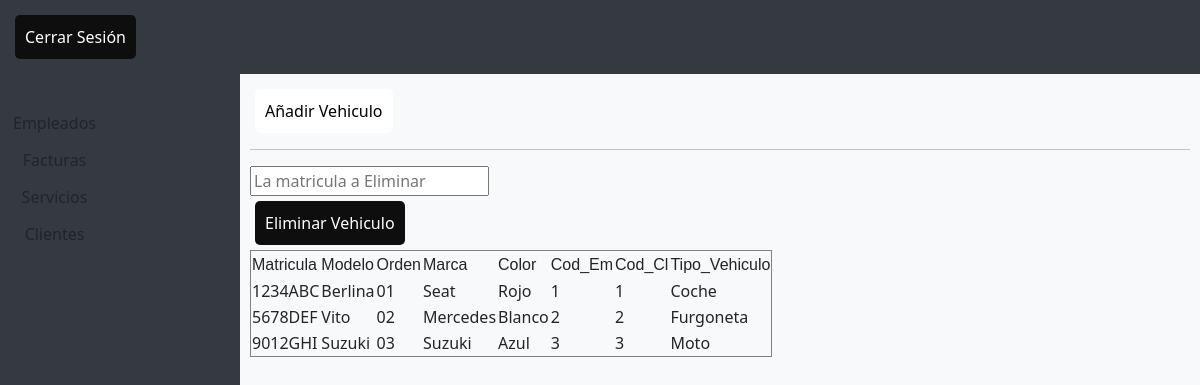
The page /paginasweb/vehiculos.php on the database as committed earlier.
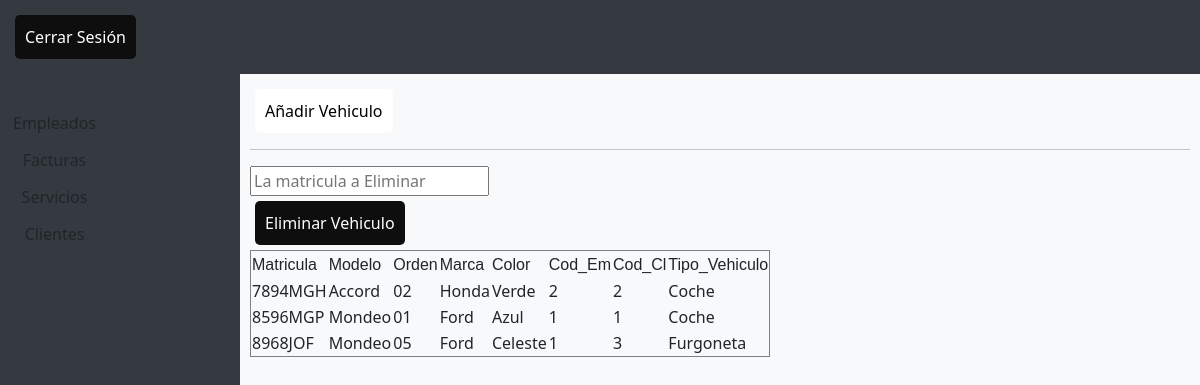
The same page on the database as committed later.
### tables this page shows
CREATE TABLE `vehiculo` (
  `Matricula` varchar(10) NOT NULL,
  `Modelo` varchar(255) DEFAULT NULL,
  `Orden` varchar(255) DEFAULT NULL,
  `Marca` varchar(255) DEFAULT NULL,
  `Color` varchar(255) DEFAULT NULL,
  `Cod_Em` int DEFAULT NULL,
  `Cod_Cl` int DEFAULT NULL,
  `Tipo_Vehiculo` varchar(20) NOT NULL
);

### paginasweb/vehiculos.php (the view, shortened to what this page needs)
<!DOCTYPE html>
<html lang="es">
<head>
  <link href="../framework/bootstrap.min.css" rel="stylesheet">
  <link rel="stylesheet" href="../framework/all.min.css">
  <link rel="stylesheet" href="../css/cliente.css">
</head>
<body>
  <header class="menuheader">
    <form method="post" action="<?php echo $_SERVER['PHP_SELF']; ?>" style="display: inline;">
      <button type="submit" class="button-primary">Cerrar Sesión</button>
    </form>
  </header>
  <div class="lateral">
    <div class="btn-group-vertical">
      <a href="empleados.php" class="btn btn-drak btn-block" role="button">Empleados</a>
      <a href="facturas.php" class="btn btn-drak btn-block" role="button">Facturas</a>
      <a href="servicios.php" class="btn btn-drak btn-block" role="button">Servicios</a>
      <a href="clientes.php" class="btn btn-drak btn-block" role="button">Clientes</a>
    </div>
  </div>
  <section class="content">
    <div class="rectangulo">
      <a href="#" class="button-secondary" id="btnAddVehiculo">Añadir Vehiculo</a>
    </div>
    <div class="destaque-prod">
      <?php
      $username = "root";
      $password = "ASf1*7JOSEM";
      $database = "taller_augusta";
      $mysqli = new mysqli("localhost", $username, $password, $database);
      $query = "SELECT * FROM vehiculo";
      echo '<table border="1" cellspacing="1" cellpadding="1" style="max-width: 500px;">
            <tr>
                <td> <font face="Arial">Matricula</font> </td>
                <td> <font face="Arial">Modelo</font> </td>
                <td> <font face="Arial">Orden</font> </td>
                <td> <font face="Arial">Marca</font> </td>
                <td> <font face="Arial">Color</font> </td>
                <td> <font face="Arial">Cod_Em</font> </td>
                <td> <font face="Arial">Cod_Cl</font> </td>
                <td> <font face="Arial">Tipo_Vehiculo</font> </td>
            </tr>';
      if ($result = $mysqli->query($query)) {
          while ($row = $result->fetch_assoc()) {
              $field1name = $row["Matricula"];
              $field2name = $row["Modelo"];
              $field3name = $row["Orden"];
              $field4name = $row["Marca"];
              $field5name = $row["Color"];
              $field6name = $row["Cod_Em"];
              $field7name = $row["Cod_Cl"];
              $field8name = $row["Tipo_Vehiculo"];
              echo '<tr>
                        <td>'.$field1name.'</td>
                        <td>'.$field2name.'</td>
                        <td>'.$field3name.'</td>
                        <td>'.$field4name.'</td>
                        <td>'.$field5name.'</td>
                        <td>'.$field6name.'</td>
                        <td>'.$field7name.'</td>
                        <td>'.$field8name.'</td>
                    </tr>';
          }
      }
      ?>
      <hr>
      <form method="post" action="<?php echo $_SERVER['PHP_SELF']; ?>">
        <input type="text" name="codVe_eliminar" placeholder="La matricula a Eliminar" required>
        <button type="submit" class="button-primary">Eliminar Vehiculo</button>
      </form>
    </div>
  </section>
</body>
</html>

### css/cliente.css (style rules this page uses)
body { display: grid; grid-template-areas: "header header header" "sidebar content content" "footer footer footer"; grid-template-rows: auto 1fr auto; grid-template-columns: 1fr 3fr 1fr; min-height: 100vh; }
.menuheader { grid-area: header; background: #343a40; padding: 10px; }
.lateral { grid-area: sidebar; background: #343a40; padding-top: 30px; }
.content { grid-area: content; background: #f8f9fa; padding: 10px; overflow: auto; }
.button-primary { display: grid; place-items: center; padding: 10px; background: #0e0e0e; color: #fff; text-decoration: none; border: none; border-radius: 5px; cursor: pointer; width: fit-content; margin: 5px; }
.button-secondary { display: grid; place-items: center; padding: 10px; background: #ffffff; color: #000000; text-decoration: none; border: none; border-radius: 5px; cursor: pointer; width: fit-content; margin: 5px; }

### paginasweb/vehiculos.php (style rules this page uses)
body, html { height: 100%; }

Rows that differ between the two databases and show on the page:
removed vehiculo: Matricula "1234ABC", Modelo "Berlina", Orden "01", Marca "Seat", Color "Rojo", Cod_Em "1", Cod_Cl "1", Tipo_Vehiculo "Coche"
removed vehiculo: Matricula "5678DEF", Modelo "Vito", Orden "02", Marca "Mercedes", Color "Blanco", Cod_Em "2", Cod_Cl "2", Tipo_Vehiculo "Furgoneta"
removed vehiculo: Matricula "9012GHI", Modelo "Suzuki", Orden "03", Marca "Suzuki", Color "Azul", Cod_Em "3", Cod_Cl "3", Tipo_Vehiculo "Moto"
added vehiculo: Matricula "7894MGH", Modelo "Accord", Orden "02", Marca "Honda", Color "Verde", Cod_Em "2", Cod_Cl "2", Tipo_Vehiculo "Coche"
added vehiculo: Matricula "8596MGP", Modelo "Mondeo", Orden "01", Marca "Ford", Color "Azul", Cod_Em "1", Cod_Cl "1", Tipo_Vehiculo "Coche"
added vehiculo: Matricula "8968JOF", Modelo "Mondeo", Orden "05", Marca "Ford", Color "Celeste", Cod_Em "1", Cod_Cl "3", Tipo_Vehiculo "Furgoneta"
